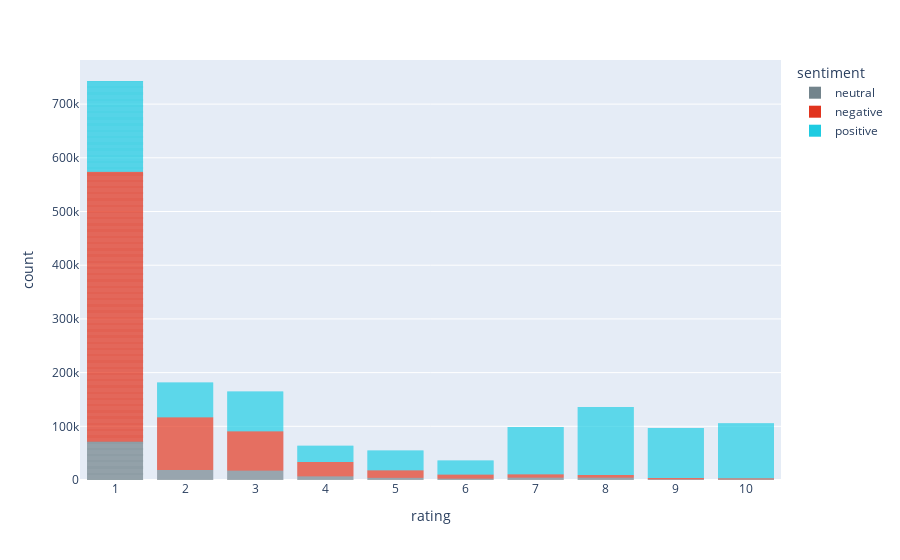

Notebook cell for this chart:
### Code cell
# barplot for visualizing ratings and separating based on sentiment
plot = px.bar(ratings_df, x='rating', y='count' ,color="sentiment",
              color_discrete_map = {'positive': '#1ECBE1', 'neutral': '#73848C', 'negative': '#E1341E'})
plot.update_traces(dict(marker_line_width=0))
plot.update_layout(
    xaxis = dict(
        tickmode = 'linear',
        tick0 = 1,
        dtick = 1
    )
)
plot.show()

### Figure 1 — Plotly figure (JSON) as saved in the notebook; plotly's stock layout.template omitted (floating-point values rounded to 4 significant figures; data arrays with more than 128 entries replaced by an {"elided": "..."} marker saying what was removed)
{"data": [{"alignmentgroup": "True", "hovertemplate": "sentiment=neutral<br>rating=%{x}<br>count=%{y}<extra></extra>", "legendgroup": "neutral", "marker": {"color": "#73848C", "line": {"width": 0}, "pattern": {"shape": ""}}, "name": "neutral", "offsetgroup": "neutral", "orientation": "v", "showlegend": true, "textposition": "auto", "type": "bar", "x": {"elided": "269 int values"}, "xaxis": "x", "y": {"elided": "269 int values"}, "yaxis": "y"}, {"alignmentgroup": "True", "hovertemplate": "sentiment=negative<br>rating=%{x}<br>count=%{y}<extra></extra>", "legendgroup": "negative", "marker": {"color": "#E1341E", "line": {"width": 0}, "pattern": {"shape": ""}}, "name": "negative", "offsetgroup": "negative", "orientation": "v", "showlegend": true, "textposition": "auto", "type": "bar", "x": {"elided": "1238 int values"}, "xaxis": "x", "y": {"elided": "1238 int values"}, "yaxis": "y"}, {"alignmentgroup": "True", "hovertemplate": "sentiment=positive<br>rating=%{x}<br>count=%{y}<extra></extra>", "legendgroup": "positive", "marker": {"color": "#1ECBE1", "line": {"width": 0}, "pattern": {"shape": ""}}, "name": "positive", "offsetgroup": "positive", "orientation": "v", "showlegend": true, "textposition": "auto", "type": "bar", "x": {"elided": "2183 int values"}, "xaxis": "x", "y": {"elided": "2183 int values"}, "yaxis": "y"}], "layout": {"barmode": "relative", "legend": {"title": {"text": "sentiment"}, "tracegroupgap": 0}, "margin": {"t": 60}, "xaxis": {"anchor": "y", "domain": [0, 1], "dtick": 1, "tick0": 1, "tickmode": "linear", "title": {"text": "rating"}}, "yaxis": {"anchor": "x", "domain": [0, 1], "title": {"text": "count"}}}}
